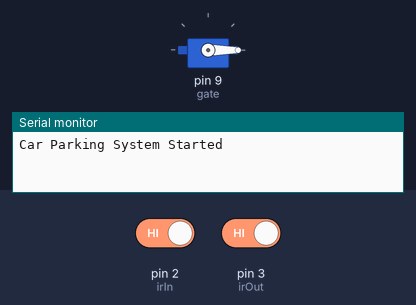
The sketch below on a simulated Arduino Uno, built with avr-gcc and run on an emulated ATmega328P. Shown: servo, the last lines printed to the serial monitor. The inputs (shaded band) are chosen by the test bench; at power-on: pin 2 (irIn) HIGH, pin 3 (irOut) HIGH.

Above: at 1.2 s.
1.3 s: pin 2 (irIn) driven LOW
At 2.1 s:
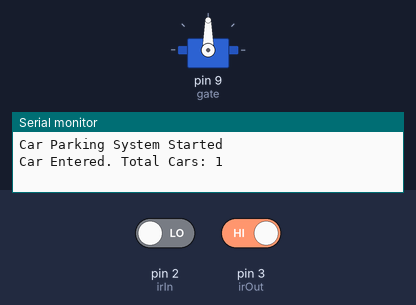
5.8 s: pin 2 (irIn) driven HIGH
At 7.1 s:
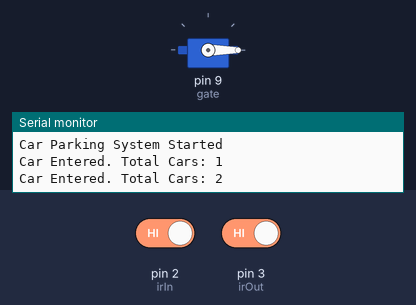
Timing chart, 0 to 8.8 s (numbered marks = the images above; inputs shaded):
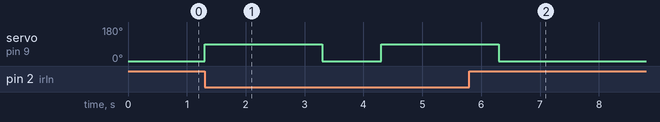

The sketch:

parking_system.ino
```cpp
#include <Servo.h>

Servo gate;

int irIn = 2;
int irOut = 3;

int carCount = 0;
int maxCars = 5;   // Change parking capacity here

void setup() {
  Serial.begin(9600);

  pinMode(irIn, INPUT);
  pinMode(irOut, INPUT);

  gate.attach(9);
  gate.write(0);   // Gate closed position

  Serial.println("Car Parking System Started");
}

void loop() {

  // Car Enter
  if (digitalRead(irIn) == LOW) {
    if (carCount < maxCars) {
      carCount++;
      Serial.print("Car Entered. Total Cars: ");
      Serial.println(carCount);

      openGate();
      delay(2000);
      closeGate();
    }
    else {
      Serial.println("Parking Full!");
    }
    delay(1000);
  }

  // Car Exit
  if (digitalRead(irOut) == LOW) {
    if (carCount > 0) {
      carCount--;
      Serial.print("Car Exited. Total Cars: ");
      Serial.println(carCount);

      openGate();
      delay(2000);
      closeGate();
    }
    delay(1000);
  }
}

void openGate() {
  gate.write(90);   // Open position
}

void closeGate() {
  gate.write(0);    // Close position
}
```

Measured:
- after the input at 1.3 s, servo on pin 9 (gate): 0° → 90° at once, → 0° 2.0 s later, → 90° 1.0 s later
- after the input at 5.8 s, servo on pin 9 (gate): goes on until 6.3 s, then stays 0°
